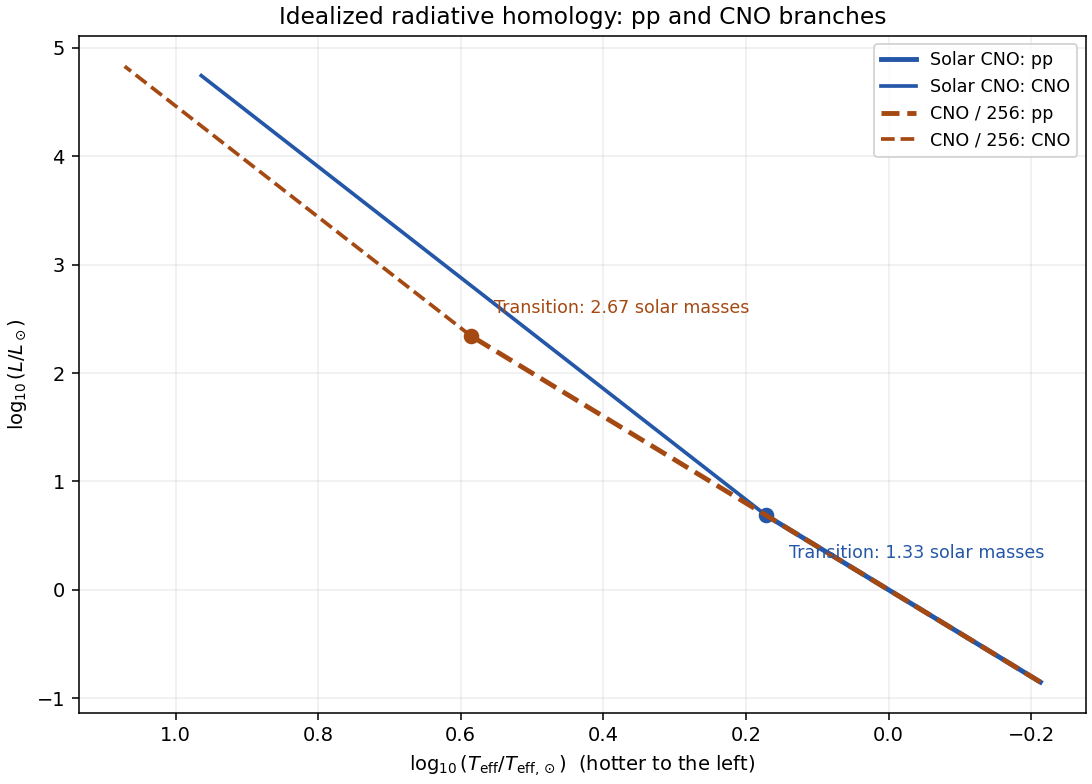

This chart was generated by the following Python code:
"""Homology sketches. Tested with Python 3.14, NumPy 2.3.5, Matplotlib 3.10.7.

Writes only paper-42-homology-sequences.png to the caller's working directory.
The caller may supply MPLCONFIGDIR; this script leaves it unchanged.
"""
import numpy as np
import matplotlib
matplotlib.use("Agg")
import matplotlib.pyplot as plt

fig, ax = plt.subplots(figsize=(7.8, 5.6), layout="constrained")
fig.patch.set_facecolor("white")
ax.set_facecolor("white")
for transition, color, style, name in [
    (4 / 3, "#2457a7", "-", "Solar CNO"),
    (8 / 3, "#a54913", "--", "CNO / 256"),
]:
    mass = np.geomspace(0.7, transition, 100)
    lum = mass ** (11 / 2)
    temp = lum ** 0.25
    ax.plot(np.log10(temp), np.log10(lum), color=color, linestyle=style,
            linewidth=2.5, label=f"{name}: pp")
    mass = np.geomspace(transition, 8, 120)
    radius = (mass / transition) ** (4 / 7)
    lum = transition ** (11 / 2) * (mass / transition) ** (73 / 14)
    temp = (lum / radius ** 2) ** 0.25
    ax.plot(np.log10(temp), np.log10(lum), color=color, linestyle=style,
            linewidth=1.9, label=f"{name}: CNO")
    ax.plot(np.log10(transition ** (11 / 8)), np.log10(transition ** (11 / 2)),
            "o", color=color, markersize=7)
    ax.annotate(f"Transition: {transition:.2f} solar masses",
                (np.log10(transition ** (11 / 8)), np.log10(transition ** (11 / 2))),
                xytext=(12, -22 if transition < 2 else 12), textcoords="offset points",
                fontsize=9, color=color)
ax.invert_xaxis()
ax.set_xlabel(r"$\log_{10}(T_{\rm eff}/T_{{\rm eff},\odot})$  (hotter to the left)")
ax.set_ylabel(r"$\log_{10}(L/L_\odot)$")
ax.set_title("Idealized radiative homology: pp and CNO branches")
ax.grid(alpha=0.22)
ax.legend(loc="upper right", fontsize=9)
fig.savefig("paper-42-homology-sequences.png", dpi=140, facecolor="white", transparent=False)
plt.close(fig)
